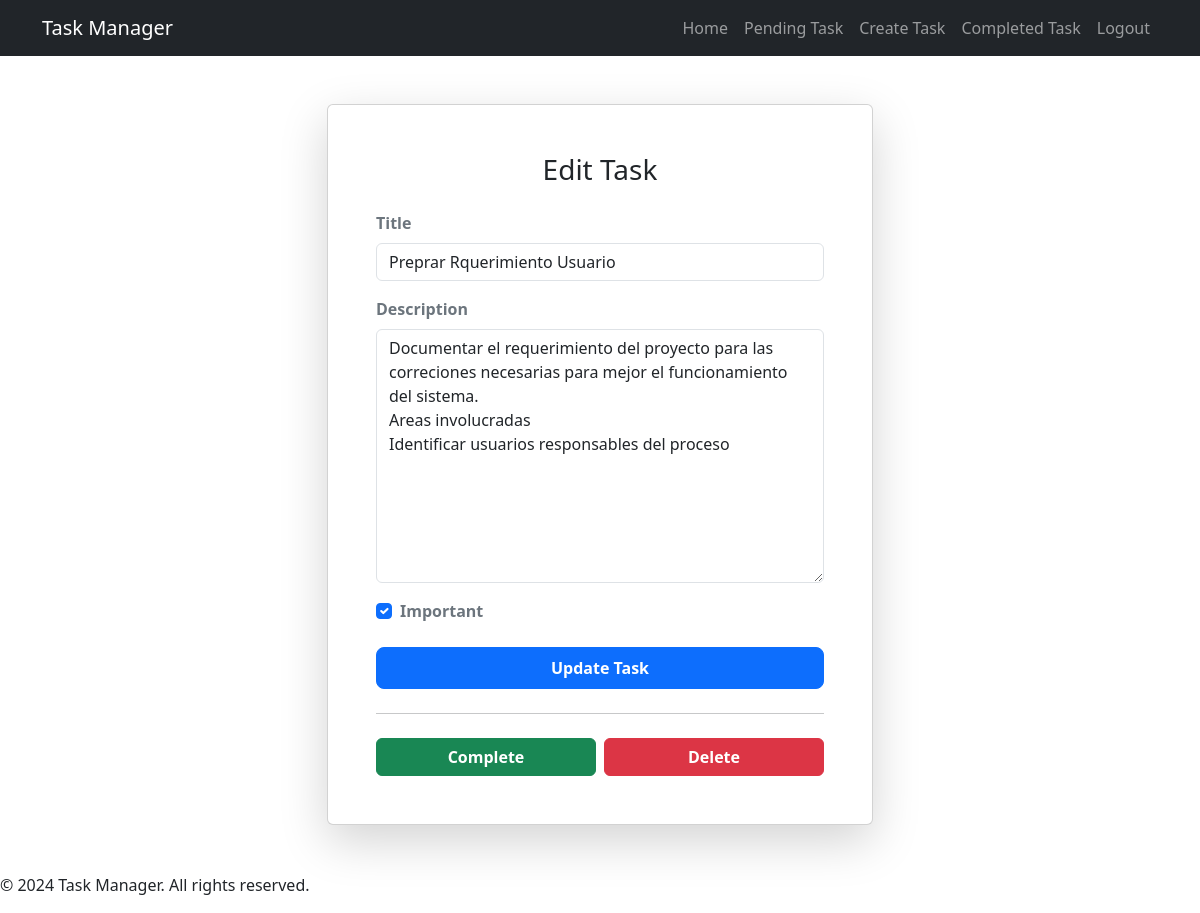
/tasks/7/ (signed in), run on the app's committed database.
### tasks/models.py (models this page shows, shortened)
class Task(models.Model):
   title = models.CharField(max_length=100)
   description = models.TextField()
   created = models.DateTimeField(auto_now_add=True)
   datecompleted = models.DateTimeField(null=True, blank=True)
   important = models.BooleanField(default=False)
   user = models.ForeignKey('auth.User', on_delete=models.CASCADE)

### tasks/views.py (the view, shortened to what this page needs)
# urls.py: path('tasks/<int:task_id>/', views.tasks_detail, name='task_detail'),
@login_required
def tasks_detail(request, task_id):
   if request.method == 'GET':
      task = get_object_or_404(Task, pk=task_id, user=request.user)
      form = TaskForm(instance=task)
      return render(request, 'task_detail.html', {'task': task, 'form': form})

### tasks/forms.py
class TaskForm(forms.ModelForm):
    class Meta:
        model = Task
        fields = ['title', 'description', 'important']
        widgets = {
            'title': forms.TextInput(attrs={'class': 'form-control', 'placeholder': 'Enter task title'}),
            'description': forms.Textarea(attrs={'class': 'form-control', 'placeholder': 'Enter task description'}),
            'important': forms.CheckboxInput(attrs={'class': 'form-check-input'}),
        }

### tasks/templates/task_detail.html (shortened to what this page needs)
{% extends 'base.html' %}
{% block content %}
<main class="container my-5">
   <div class="row justify-content-center">
      <div class="col-md-8 col-lg-6">
         <div class="card shadow-lg rounded">
            <div class="card-body p-4 p-md-5">
               <h1 class="card-title h3 text-center mb-4">Edit Task</h1>
               <form action="{% url 'task_detail' task.id %}" method="POST">
                  {% for field in form %}
                     {% if field.name == 'important' %}
                        <div class="form-check mb-4">
                           {{ field }}
                           <label class="form-check-label fw-semibold text-secondary" for="{{ field.id_for_label }}">
                              {{ field.label }}
                           </label>
                        </div>
                     {% else %}
                        <div class="mb-3">
                           <label class="form-label fw-semibold text-secondary" for="{{ field.id_for_label }}">
                              {{ field.label }}
                           </label>
                           {{ field }}
                        </div>
                     {% endif %}
                  {% endfor %}
                  <div class="d-grid mt-4">
                     <button type="submit" class="btn btn-primary btn-lg fs-6 fw-semibold">Update Task</button>
                  </div>
               </form>
               <hr class="my-4">
               <div class="d-flex gap-2">
                  <form action="{% url 'complete_task' task.id %}" method="POST" class="w-50">
                     <button type="submit" class="btn btn-success w-100 fw-semibold">Complete</button>
                  </form>
                  <form action="{% url 'delete_task' task.id %}" method="POST" class="w-50">
                     <button type="submit" class="btn btn-danger w-100 fw-semibold">Delete</button>
                  </form>
               </div>
            </div>
         </div>
      </div>
   </div>
</main>
{% endblock %}

### data on the page
Task: form "Preprar Rquerimiento Usuario" "Documentar el requerimiento del proyecto para las correciones necesarias para mejor el funcionamiento del sistema. Areas involucradas Identificar usuarios responsables del proceso", form "☑"

### other printed values
{{ field.label }} "Title" "Description"
{{ field.label }} "Important"
